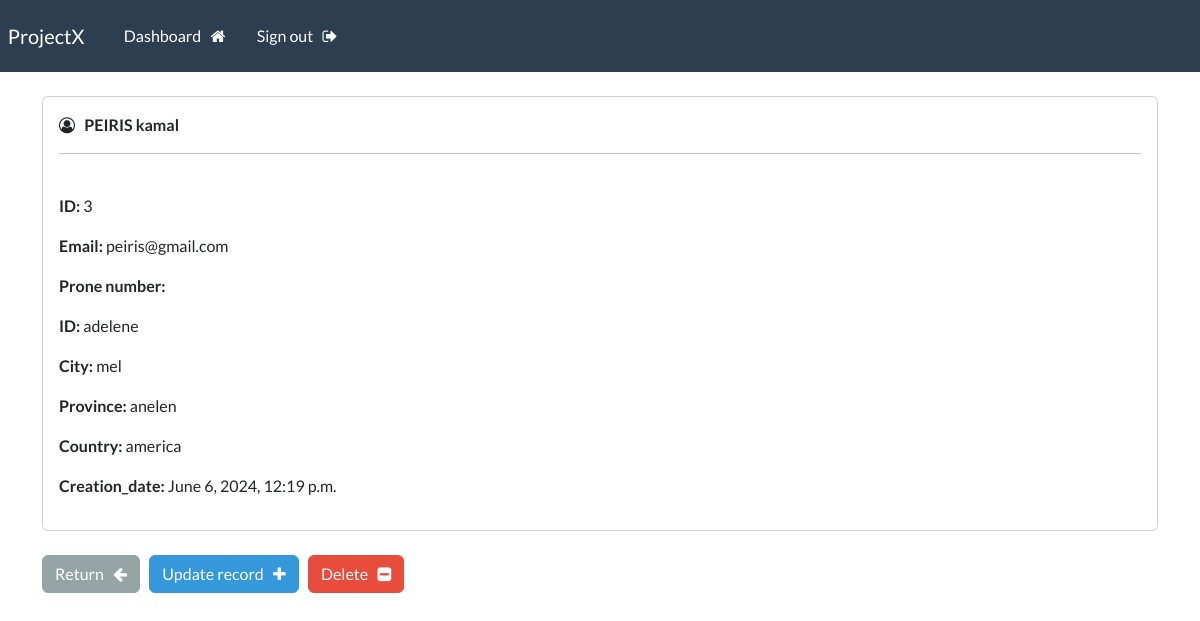
Page /record/3 (signed in) on the earlier database version.
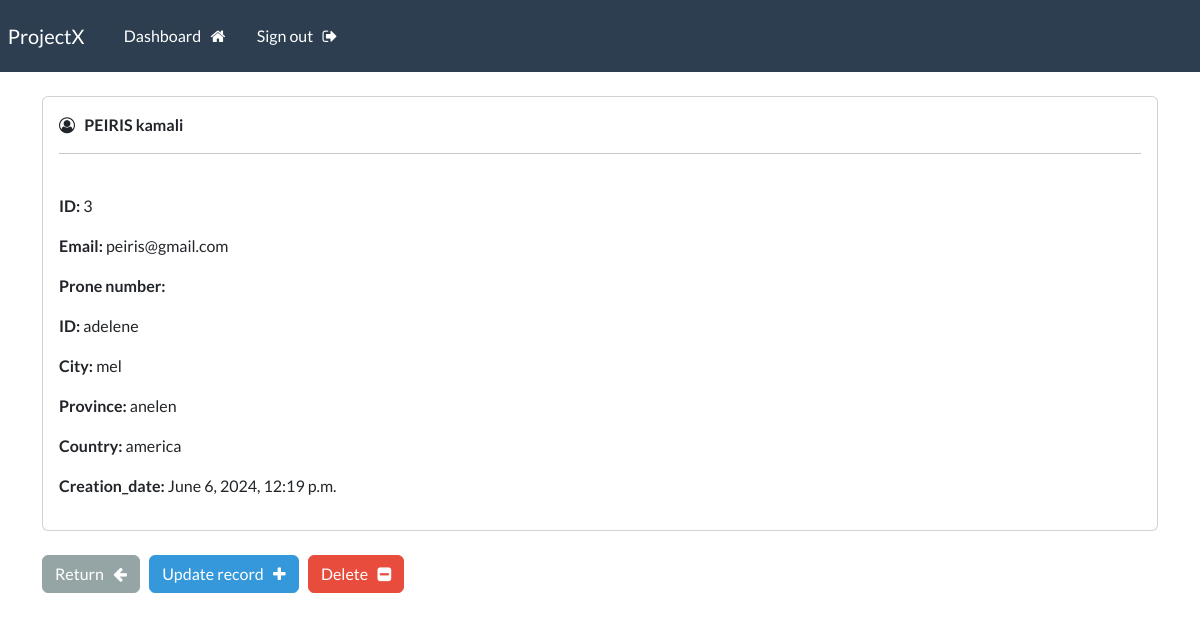
Same page on the later database version.
### webapp/models.py (models this page shows, shortened)
class Record(models.Model):
    creation_date = models.DateTimeField(auto_now_add=True)
    first_name = models.CharField(max_length=100)
    last_name = models.CharField(max_length=100)
    email = models.CharField(max_length=255)
    phone = models.CharField(max_length=20)
    address = models.CharField(max_length=300)
    city = models.CharField(max_length=255)
    province = models.CharField(max_length=200)
    country = models.CharField(max_length=125)

### webapp/views.py (the view)
# urls.py: path('record/<int:pk>', views.singular_record, name="record"),
@login_required(login_url='my-login')
def singular_record(request, pk):
    all_records = Record.objects.get(id = pk)
    context = {'record': all_records}
    return render(request, 'webapp/view-record.html', context=context)

### webapp/templates/webapp/view-record.html (shortened to what this page needs)
{% extends 'webapp/base.html' %}
{% block content %}
    <div class="card">
        <div class="card-body">
            <i class="fa fa-user-circle-o" aria-hidden="true"></i> &nbsp;
            <strong>
                {{record.last_name | upper}}
                {{record.first_name}}
            </strong>
            <hr>
            <br>
            <p> <strong> ID: </strong>  {{record.id}} </p>
            <p> <strong> Email: </strong>  {{record.email}} </p>
            <p> <strong> Prone number: </strong>  {{phone}} </p>
            <p> <strong> ID: </strong>   {{record.address}} </p>
            <p> <strong> City: </strong>   {{record.city}} </p>
            <p> <strong> Province: </strong>  {{record.province}} </p>
            <p> <strong> Country: </strong>  {{record.country}} </p>
            <p> <strong> Creation_date: </strong>  {{record.creation_date}} </p>
        </div>
    </div>
    <br>
    <a href=" {% url 'dashboard' %}" class="btn btn-secondary"> Return &nbsp; <i class="fa fa-arrow-left" aria-hidden="true"></i> </a>
    <a href=" {% url 'update-record' record.id %}" class="btn btn-info"> Update record &nbsp; <i class="fa fa-plus" aria-hidden="true"></i></a>
    <a href=" {% url 'delete-record' record.id %}" class="btn btn-danger"> Delete &nbsp; <i class="fa fa-minus-square" aria-hidden="true"></i> </a>
{% endblock %}

Differences in the rows shown:
changed Record "PEIRIS": first_name "kamal" → "kamali"
